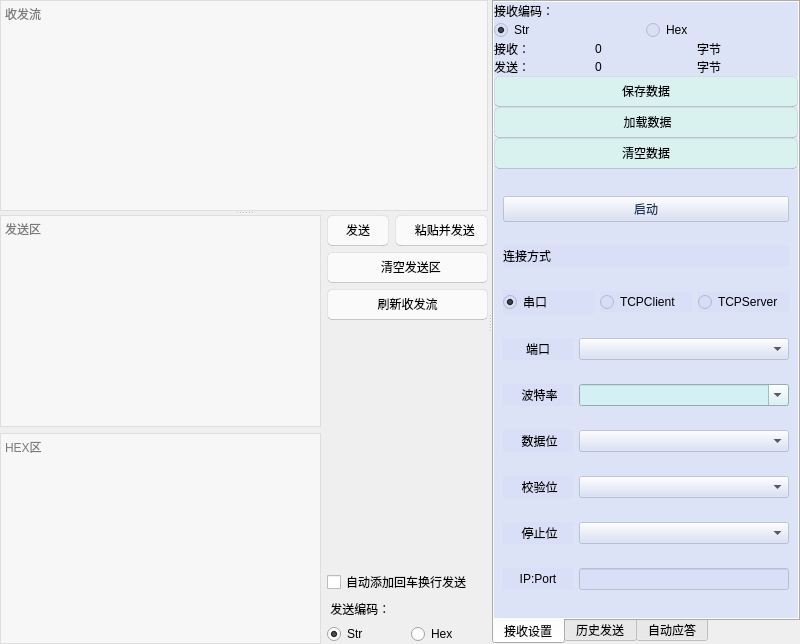
<?xml version="1.0" encoding="UTF-8"?>
<ui version="4.0">
 <class>ComTool</class>
 <widget class="RepeaterWidget" name="ComTool">
  <property name="geometry">
   <rect>
    <x>0</x>
    <y>0</y>
    <width>800</width>
    <height>644</height>
   </rect>
  </property>
  <property name="sizePolicy">
   <sizepolicy hsizetype="Preferred" vsizetype="Preferred">
    <horstretch>0</horstretch>
    <verstretch>4</verstretch>
   </sizepolicy>
  </property>
  <layout class="QGridLayout" name="gridLayout">
   <property name="leftMargin">
    <number>0</number>
   </property>
   <property name="topMargin">
    <number>0</number>
   </property>
   <property name="rightMargin">
    <number>0</number>
   </property>
   <property name="bottomMargin">
    <number>0</number>
   </property>
   <property name="spacing">
    <number>0</number>
   </property>
   <item row="0" column="0">
    <widget class="QSplitter" name="LRSplitter">
     <property name="orientation">
      <enum>Qt::Horizontal</enum>
     </property>
     <property name="opaqueResize">
      <bool>false</bool>
     </property>
     <property name="childrenCollapsible">
      <bool>true</bool>
     </property>
     <widget class="QWidget" name="horizontalLayoutWidget">
      <layout class="QVBoxLayout" name="verticalLayout_4">
       <property name="spacing">
        <number>0</number>
       </property>
       <item>
        <widget class="QSplitter" name="SendSplitter">
         <property name="sizePolicy">
          <sizepolicy hsizetype="Preferred" vsizetype="Preferred">
           <horstretch>0</horstretch>
           <verstretch>0</verstretch>
          </sizepolicy>
         </property>
         <property name="orientation">
          <enum>Qt::Vertical</enum>
         </property>
         <property name="opaqueResize">
          <bool>false</bool>
         </property>
         <widget class="QTextEdit" name="txtMain">
          <property name="enabled">
           <bool>true</bool>
          </property>
          <property name="maximumSize">
           <size>
            <width>16777215</width>
            <height>16777215</height>
           </size>
          </property>
          <property name="styleSheet">
           <string notr="true">background-color: rgba(255, 255, 255, 125);</string>
          </property>
          <property name="frameShape">
           <enum>QFrame::StyledPanel</enum>
          </property>
          <property name="verticalScrollBarPolicy">
           <enum>Qt::ScrollBarAsNeeded</enum>
          </property>
          <property name="horizontalScrollBarPolicy">
           <enum>Qt::ScrollBarAsNeeded</enum>
          </property>
          <property name="readOnly">
           <bool>true</bool>
          </property>
          <property name="placeholderText">
           <string>收发流</string>
          </property>
         </widget>
         <widget class="QWidget" name="horizontalLayoutWidget_2">
          <layout class="QHBoxLayout" name="horizontalLayout_8" stretch="2,1">
           <item>
            <layout class="QVBoxLayout" name="verticalLayout_12">
             <item>
              <widget class="QTextEditWithKey" name="SendDataEdit">
               <property name="styleSheet">
                <string notr="true">background-color: rgba(255, 255, 255, 125);</string>
               </property>
               <property name="placeholderText">
                <string>发送区</string>
               </property>
              </widget>
             </item>
             <item>
              <widget class="QTextEditWithKey" name="HEXEdit">
               <property name="styleSheet">
                <string notr="true">background-color: rgba(255, 255, 255, 125);</string>
               </property>
               <property name="placeholderText">
                <string>HEX区</string>
               </property>
              </widget>
             </item>
            </layout>
           </item>
           <item>
            <layout class="QVBoxLayout" name="verticalLayout_2">
             <item>
              <layout class="QHBoxLayout" name="horizontalLayout_5" stretch="1,1">
               <item>
                <widget class="QPushButton" name="btnSend">
                 <property name="minimumSize">
                  <size>
                   <width>0</width>
                   <height>0</height>
                  </size>
                 </property>
                 <property name="maximumSize">
                  <size>
                   <width>16777215</width>
                   <height>16777215</height>
                  </size>
                 </property>
                 <property name="styleSheet">
                  <string notr="true">QPushButton, ToolButton {
    color: black;
    background: rgba(255, 255, 255, 0.7);
    border: 1px solid rgba(0, 0, 0, 0.073);
    border-bottom: 1px solid rgba(0, 0, 0, 0.183);
    border-radius: 5px;
    font: 14px 'Segoe UI', 'Microsoft YaHei';
    padding: 5px 12px 6px 12px;
    outline: none;
}

ToolButton {
    padding: 5px 9px 6px 8px;
}

QPushButton[hasIcon=false] {
    padding: 5px 12px 6px 12px;
}

QPushButton[hasIcon=true] {
    padding: 5px 12px 6px 36px;
}

QPushButton:hover, ToolButton:hover {
    background: rgba(249, 249, 249, 0.5);
}

QPushButton:pressed, ToolButton:pressed {
    color: rgba(0, 0, 0, 0.63);
    background: rgba(249, 249, 249, 0.3);
    border-bottom: 1px solid rgba(0, 0, 0, 0.073);
}

QPushButton:disabled, ToolButton:disabled {
    color: rgba(0, 0, 0, 0.36);
    background: rgba(249, 249, 249, 0.3);
    border: 1px solid rgba(0, 0, 0, 0.06);
    border-bottom: 1px solid rgba(0, 0, 0, 0.06);
}</string>
                 </property>
                 <property name="text">
                  <string>发送</string>
                 </property>
                </widget>
               </item>
               <item>
                <widget class="QPushButton" name="btnPaste">
                 <property name="layoutDirection">
                  <enum>Qt::LeftToRight</enum>
                 </property>
                 <property name="styleSheet">
                  <string notr="true">QPushButton, ToolButton {
    color: black;
    background: rgba(255, 255, 255, 0.7);
    border: 1px solid rgba(0, 0, 0, 0.073);
    border-bottom: 1px solid rgba(0, 0, 0, 0.183);
    border-radius: 5px;
    font: 14px 'Segoe UI', 'Microsoft YaHei';
    padding: 5px 12px 6px 12px;
    outline: none;
}

ToolButton {
    padding: 5px 9px 6px 8px;
}

QPushButton[hasIcon=false] {
    padding: 5px 12px 6px 12px;
}

QPushButton[hasIcon=true] {
    padding: 5px 12px 6px 36px;
}

QPushButton:hover, ToolButton:hover {
    background: rgba(249, 249, 249, 0.5);
}

QPushButton:pressed, ToolButton:pressed {
    color: rgba(0, 0, 0, 0.63);
    background: rgba(249, 249, 249, 0.3);
    border-bottom: 1px solid rgba(0, 0, 0, 0.073);
}

QPushButton:disabled, ToolButton:disabled {
    color: rgba(0, 0, 0, 0.36);
    background: rgba(249, 249, 249, 0.3);
    border: 1px solid rgba(0, 0, 0, 0.06);
    border-bottom: 1px solid rgba(0, 0, 0, 0.06);
}</string>
                 </property>
                 <property name="text">
                  <string>  粘贴并发送</string>
                 </property>
                </widget>
               </item>
              </layout>
             </item>
             <item>
              <widget class="QPushButton" name="ClearSendDataEdit">
               <property name="styleSheet">
                <string notr="true">QPushButton, ToolButton {
    color: black;
    background: rgba(255, 255, 255, 0.7);
    border: 1px solid rgba(0, 0, 0, 0.073);
    border-bottom: 1px solid rgba(0, 0, 0, 0.183);
    border-radius: 5px;
    font: 14px 'Segoe UI', 'Microsoft YaHei';
    padding: 5px 12px 6px 12px;
    outline: none;
}

ToolButton {
    padding: 5px 9px 6px 8px;
}

QPushButton[hasIcon=false] {
    padding: 5px 12px 6px 12px;
}

QPushButton[hasIcon=true] {
    padding: 5px 12px 6px 36px;
}

QPushButton:hover, ToolButton:hover {
    background: rgba(249, 249, 249, 0.5);
}

QPushButton:pressed, ToolButton:pressed {
    color: rgba(0, 0, 0, 0.63);
    background: rgba(249, 249, 249, 0.3);
    border-bottom: 1px solid rgba(0, 0, 0, 0.073);
}

QPushButton:disabled, ToolButton:disabled {
    color: rgba(0, 0, 0, 0.36);
    background: rgba(249, 249, 249, 0.3);
    border: 1px solid rgba(0, 0, 0, 0.06);
    border-bottom: 1px solid rgba(0, 0, 0, 0.06);
}</string>
               </property>
               <property name="text">
                <string>  清空发送区</string>
               </property>
              </widget>
             </item>
             <item>
              <widget class="QPushButton" name="refreshLog">
               <property name="styleSheet">
                <string notr="true">QPushButton, ToolButton {
    color: black;
    background: rgba(255, 255, 255, 0.7);
    border: 1px solid rgba(0, 0, 0, 0.073);
    border-bottom: 1px solid rgba(0, 0, 0, 0.183);
    border-radius: 5px;
    font: 14px 'Segoe UI', 'Microsoft YaHei';
    padding: 5px 12px 6px 12px;
    outline: none;
}

ToolButton {
    padding: 5px 9px 6px 8px;
}

QPushButton[hasIcon=false] {
    padding: 5px 12px 6px 12px;
}

QPushButton[hasIcon=true] {
    padding: 5px 12px 6px 36px;
}

QPushButton:hover, ToolButton:hover {
    background: rgba(249, 249, 249, 0.5);
}

QPushButton:pressed, ToolButton:pressed {
    color: rgba(0, 0, 0, 0.63);
    background: rgba(249, 249, 249, 0.3);
    border-bottom: 1px solid rgba(0, 0, 0, 0.073);
}

QPushButton:disabled, ToolButton:disabled {
    color: rgba(0, 0, 0, 0.36);
    background: rgba(249, 249, 249, 0.3);
    border: 1px solid rgba(0, 0, 0, 0.06);
    border-bottom: 1px solid rgba(0, 0, 0, 0.06);
}</string>
               </property>
               <property name="text">
                <string>刷新收发流</string>
               </property>
              </widget>
             </item>
             <item>
              <spacer name="verticalSpacer_2">
               <property name="orientation">
                <enum>Qt::Vertical</enum>
               </property>
               <property name="sizeHint" stdset="0">
                <size>
                 <width>20</width>
                 <height>2</height>
                </size>
               </property>
              </spacer>
             </item>
             <item>
              <widget class="QtMaterialCheckBox" name="checkBox">
               <property name="text">
                <string>自动添加回车换行发送</string>
               </property>
              </widget>
             </item>
             <item>
              <widget class="QLabel" name="label">
               <property name="text">
                <string> 发送编码：</string>
               </property>
              </widget>
             </item>
             <item>
              <layout class="QHBoxLayout" name="horizontalLayout_3">
               <item>
                <widget class="QtMaterialRadioButton" name="ckStrSend">
                 <property name="text">
                  <string>Str</string>
                 </property>
                 <property name="checked">
                  <bool>true</bool>
                 </property>
                </widget>
               </item>
               <item>
                <widget class="QtMaterialRadioButton" name="ckHexSend">
                 <property name="text">
                  <string>Hex</string>
                 </property>
                </widget>
               </item>
              </layout>
             </item>
            </layout>
           </item>
          </layout>
         </widget>
        </widget>
       </item>
      </layout>
     </widget>
     <widget class="QWidget" name="widgetRight" native="true">
      <property name="sizePolicy">
       <sizepolicy hsizetype="Preferred" vsizetype="Preferred">
        <horstretch>0</horstretch>
        <verstretch>0</verstretch>
       </sizepolicy>
      </property>
      <property name="minimumSize">
       <size>
        <width>0</width>
        <height>0</height>
       </size>
      </property>
      <property name="maximumSize">
       <size>
        <width>16777215</width>
        <height>16777215</height>
       </size>
      </property>
      <property name="sizeIncrement">
       <size>
        <width>300</width>
        <height>0</height>
       </size>
      </property>
      <property name="baseSize">
       <size>
        <width>300</width>
        <height>0</height>
       </size>
      </property>
      <property name="styleSheet">
       <string notr="true"/>
      </property>
      <layout class="QHBoxLayout" name="horizontalLayout_2">
       <property name="leftMargin">
        <number>0</number>
       </property>
       <property name="topMargin">
        <number>0</number>
       </property>
       <property name="rightMargin">
        <number>0</number>
       </property>
       <property name="bottomMargin">
        <number>0</number>
       </property>
       <item>
        <widget class="QTabWidget" name="tabWidget">
         <property name="styleSheet">
          <string notr="true"/>
         </property>
         <property name="tabPosition">
          <enum>QTabWidget::South</enum>
         </property>
         <property name="currentIndex">
          <number>0</number>
         </property>
         <widget class="QWidget" name="RecieveSetting">
          <property name="styleSheet">
           <string notr="true">background-color: rgba(211, 219, 245,130);</string>
          </property>
          <attribute name="title">
           <string>接收设置</string>
          </attribute>
          <layout class="QVBoxLayout" name="verticalLayout_3">
           <property name="spacing">
            <number>0</number>
           </property>
           <property name="leftMargin">
            <number>0</number>
           </property>
           <property name="topMargin">
            <number>0</number>
           </property>
           <property name="rightMargin">
            <number>0</number>
           </property>
           <property name="bottomMargin">
            <number>0</number>
           </property>
           <item>
            <widget class="QLabel" name="label_2">
             <property name="text">
              <string>接收编码：</string>
             </property>
            </widget>
           </item>
           <item>
            <layout class="QHBoxLayout" name="horizontalLayout_4">
             <item>
              <widget class="QtMaterialRadioButton" name="radioButton_3">
               <property name="text">
                <string>Str</string>
               </property>
               <property name="checked">
                <bool>true</bool>
               </property>
              </widget>
             </item>
             <item>
              <widget class="QtMaterialRadioButton" name="ckHexReceive">
               <property name="text">
                <string>Hex</string>
               </property>
              </widget>
             </item>
            </layout>
           </item>
           <item>
            <layout class="QHBoxLayout" name="horizontalLayout_9">
             <item>
              <widget class="QLabel" name="label_13">
               <property name="text">
                <string>接收：</string>
               </property>
              </widget>
             </item>
             <item>
              <widget class="QLabel" name="rec_cnt">
               <property name="text">
                <string>0</string>
               </property>
              </widget>
             </item>
             <item>
              <widget class="QLabel" name="rec_word">
               <property name="text">
                <string>字节</string>
               </property>
              </widget>
             </item>
            </layout>
           </item>
           <item>
            <layout class="QHBoxLayout" name="horizontalLayout_7">
             <item>
              <widget class="QLabel" name="send_word">
               <property name="text">
                <string>发送：</string>
               </property>
              </widget>
             </item>
             <item>
              <widget class="QLabel" name="send_cnt">
               <property name="text">
                <string>0</string>
               </property>
              </widget>
             </item>
             <item>
              <widget class="QLabel" name="label_10">
               <property name="text">
                <string>字节</string>
               </property>
              </widget>
             </item>
            </layout>
           </item>
           <item>
            <widget class="QPushButton" name="btnSave">
             <property name="styleSheet">
              <string notr="true">QPushButton, ToolButton {
    color: black;
    background: rgba(211, 245, 237, 0.7);
    border: 1px solid rgba(0, 0, 0, 0.073);
    border-bottom: 1px solid rgba(0, 0, 0, 0.183);
    border-radius: 5px;
    font: 14px 'Segoe UI', 'Microsoft YaHei';
    padding: 5px 12px 6px 12px;
    outline: none;
}

ToolButton {
    padding: 5px 9px 6px 8px;
}

QPushButton[hasIcon=false] {
    padding: 5px 12px 6px 12px;
}

QPushButton[hasIcon=true] {
    padding: 5px 12px 6px 36px;
}

QPushButton:hover, ToolButton:hover {
    background: rgba(249, 249, 249, 0.5);
}

QPushButton:pressed, ToolButton:pressed {
    color: rgba(0, 0, 0, 0.63);
    background: rgba(249, 249, 249, 0.3);
    border-bottom: 1px solid rgba(0, 0, 0, 0.073);
}

QPushButton:disabled, ToolButton:disabled {
    color: rgba(0, 0, 0, 0.36);
    background: rgba(249, 249, 249, 0.3);
    border: 1px solid rgba(0, 0, 0, 0.06);
    border-bottom: 1px solid rgba(0, 0, 0, 0.06);
}</string>
             </property>
             <property name="text">
              <string>保存数据</string>
             </property>
            </widget>
           </item>
           <item>
            <widget class="QPushButton" name="btnLoadData">
             <property name="styleSheet">
              <string notr="true">QPushButton, ToolButton {
    color: black;
    background: rgba(211, 245, 237, 0.7);
    border: 1px solid rgba(0, 0, 0, 0.073);
    border-bottom: 1px solid rgba(0, 0, 0, 0.183);
    border-radius: 5px;
    font: 14px 'Segoe UI', 'Microsoft YaHei';
    padding: 5px 12px 6px 12px;
    outline: none;
}

ToolButton {
    padding: 5px 9px 6px 8px;
}

QPushButton[hasIcon=false] {
    padding: 5px 12px 6px 12px;
}

QPushButton[hasIcon=true] {
    padding: 5px 12px 6px 36px;
}

QPushButton:hover, ToolButton:hover {
    background: rgba(249, 249, 249, 0.5);
}

QPushButton:pressed, ToolButton:pressed {
    color: rgba(0, 0, 0, 0.63);
    background: rgba(249, 249, 249, 0.3);
    border-bottom: 1px solid rgba(0, 0, 0, 0.073);
}

QPushButton:disabled, ToolButton:disabled {
    color: rgba(0, 0, 0, 0.36);
    background: rgba(249, 249, 249, 0.3);
    border: 1px solid rgba(0, 0, 0, 0.06);
    border-bottom: 1px solid rgba(0, 0, 0, 0.06);
}</string>
             </property>
             <property name="text">
              <string> 加载数据</string>
             </property>
            </widget>
           </item>
           <item>
            <widget class="QPushButton" name="btnClear">
             <property name="styleSheet">
              <string notr="true">QPushButton, ToolButton {
    color: black;
    background: rgba(211, 245, 237, 0.7);
    border: 1px solid rgba(0, 0, 0, 0.073);
    border-bottom: 1px solid rgba(0, 0, 0, 0.183);
    border-radius: 5px;
    font: 14px 'Segoe UI', 'Microsoft YaHei';
    padding: 5px 12px 6px 12px;
    outline: none;
}

ToolButton {
    padding: 5px 9px 6px 8px;
}

QPushButton[hasIcon=false] {
    padding: 5px 12px 6px 12px;
}

QPushButton[hasIcon=true] {
    padding: 5px 12px 6px 36px;
}

QPushButton:hover, ToolButton:hover {
    background: rgba(249, 249, 249, 0.5);
}

QPushButton:pressed, ToolButton:pressed {
    color: rgba(0, 0, 0, 0.63);
    background: rgba(249, 249, 249, 0.3);
    border-bottom: 1px solid rgba(0, 0, 0, 0.073);
}

QPushButton:disabled, ToolButton:disabled {
    color: rgba(0, 0, 0, 0.36);
    background: rgba(249, 249, 249, 0.3);
    border: 1px solid rgba(0, 0, 0, 0.06);
    border-bottom: 1px solid rgba(0, 0, 0, 0.06);
}</string>
             </property>
             <property name="text">
              <string>清空数据</string>
             </property>
            </widget>
           </item>
           <item>
            <widget class="QWidget" name="verticalWidget" native="true">
             <property name="styleSheet">
              <string notr="true"/>
             </property>
             <layout class="QVBoxLayout" name="verticalLayout_5" stretch="2,1,2,2,2,2,2,2,0">
              <item>
               <widget class="QtMaterialRaisedButton" name="StartTool">
                <property name="styleSheet">
                 <string notr="true">color: rgb(27, 54, 92);
</string>
                </property>
                <property name="text">
                 <string>启动</string>
                </property>
               </widget>
              </item>
              <item>
               <widget class="QLabel" name="label_9">
                <property name="minimumSize">
                 <size>
                  <width>0</width>
                  <height>0</height>
                 </size>
                </property>
                <property name="maximumSize">
                 <size>
                  <width>16777215</width>
                  <height>20</height>
                 </size>
                </property>
                <property name="text">
                 <string>连接方式</string>
                </property>
               </widget>
              </item>
              <item>
               <layout class="QHBoxLayout" name="horizontalLayout_13">
                <item>
                 <widget class="QtMaterialRadioButton" name="COMButton">
                  <property name="text">
                   <string>串口</string>
                  </property>
                  <property name="checked">
                   <bool>true</bool>
                  </property>
                 </widget>
                </item>
                <item>
                 <widget class="QtMaterialRadioButton" name="TCPClientButton">
                  <property name="text">
                   <string>TCPClient</string>
                  </property>
                  <property name="iconSize">
                   <size>
                    <width>16</width>
                    <height>16</height>
                   </size>
                  </property>
                 </widget>
                </item>
                <item>
                 <widget class="QtMaterialRadioButton" name="TCPServerButton">
                  <property name="text">
                   <string>TCPServer</string>
                  </property>
                 </widget>
                </item>
               </layout>
              </item>
              <item>
               <layout class="QHBoxLayout" name="COMLayout" stretch="1,3">
                <item>
                 <widget class="QLabel" name="label_3">
                  <property name="layoutDirection">
                   <enum>Qt::LeftToRight</enum>
                  </property>
                  <property name="text">
                   <string>端口</string>
                  </property>
                  <property name="alignment">
                   <set>Qt::AlignCenter</set>
                  </property>
                 </widget>
                </item>
                <item>
                 <widget class="QComboBox" name="COMCombo">
                  <property name="styleSheet">
                   <string notr="true"/>
                  </property>
                 </widget>
                </item>
               </layout>
              </item>
              <item>
               <layout class="QHBoxLayout" name="BandLayout" stretch="1,3">
                <item>
                 <widget class="QLabel" name="label_4">
                  <property name="text">
                   <string> 波特率</string>
                  </property>
                  <property name="alignment">
                   <set>Qt::AlignCenter</set>
                  </property>
                 </widget>
                </item>
                <item>
                 <widget class="QComboBox" name="BandCombo">
                  <property name="styleSheet">
                   <string notr="true">QComboBox {
    background-color: #D3F1F5; /* 下拉框背景颜色设置为白色 */
}
QComboBox QScrollBar::handle:vertical {
    background-color: #95CBF5; /* 滚动条手柄背景颜色为#b2bdaf */
}</string>
                  </property>
                  <property name="editable">
                   <bool>true</bool>
                  </property>
                 </widget>
                </item>
               </layout>
              </item>
              <item>
               <layout class="QHBoxLayout" name="DataBitLayout" stretch="1,3">
                <item>
                 <widget class="QLabel" name="label_5">
                  <property name="text">
                   <string> 数据位</string>
                  </property>
                  <property name="alignment">
                   <set>Qt::AlignCenter</set>
                  </property>
                 </widget>
                </item>
                <item>
                 <widget class="QComboBox" name="DataBitCombo"/>
                </item>
               </layout>
              </item>
              <item>
               <layout class="QHBoxLayout" name="ParityBitLayout" stretch="1,3">
                <item>
                 <widget class="QLabel" name="label_7">
                  <property name="text">
                   <string> 校验位</string>
                  </property>
                  <property name="alignment">
                   <set>Qt::AlignCenter</set>
                  </property>
                 </widget>
                </item>
                <item>
                 <widget class="QComboBox" name="ParityBitCombo"/>
                </item>
               </layout>
              </item>
              <item>
               <layout class="QHBoxLayout" name="StopBitLayout" stretch="1,3">
                <item>
                 <widget class="QLabel" name="label_8">
                  <property name="text">
                   <string> 停止位</string>
                  </property>
                  <property name="alignment">
                   <set>Qt::AlignCenter</set>
                  </property>
                 </widget>
                </item>
                <item>
                 <widget class="QComboBox" name="StopBitCombo"/>
                </item>
               </layout>
              </item>
              <item>
               <layout class="QHBoxLayout" name="IPLayout" stretch="1,3">
                <item>
                 <widget class="QLabel" name="label_6">
                  <property name="text">
                   <string>IP:Port</string>
                  </property>
                  <property name="alignment">
                   <set>Qt::AlignCenter</set>
                  </property>
                 </widget>
                </item>
                <item>
                 <widget class="QLineEdit" name="IPLine"/>
                </item>
               </layout>
              </item>
             </layout>
            </widget>
           </item>
          </layout>
         </widget>
         <widget class="QWidget" name="HistorySend">
          <attribute name="title">
           <string>历史发送</string>
          </attribute>
          <layout class="QVBoxLayout" name="verticalLayout_6">
           <property name="leftMargin">
            <number>0</number>
           </property>
           <property name="topMargin">
            <number>0</number>
           </property>
           <property name="rightMargin">
            <number>0</number>
           </property>
           <property name="bottomMargin">
            <number>0</number>
           </property>
           <item>
            <widget class="QTableWidget" name="historyTable">
             <property name="selectionBehavior">
              <enum>QAbstractItemView::SelectRows</enum>
             </property>
             <column>
              <property name="text">
               <string>信息</string>
              </property>
             </column>
             <column>
              <property name="text">
               <string>最后发送时间</string>
              </property>
             </column>
             <column>
              <property name="text">
               <string>发送次数</string>
              </property>
             </column>
             <column>
              <property name="text">
               <string>格式</string>
              </property>
             </column>
            </widget>
           </item>
           <item>
            <widget class="QPushButton" name="clearHistorySend">
             <property name="text">
              <string> 清空历史记录</string>
             </property>
            </widget>
           </item>
          </layout>
         </widget>
         <widget class="QWidget" name="AutoReply">
          <attribute name="title">
           <string>自动应答</string>
          </attribute>
          <layout class="QVBoxLayout" name="verticalLayout">
           <property name="spacing">
            <number>0</number>
           </property>
           <property name="leftMargin">
            <number>0</number>
           </property>
           <property name="topMargin">
            <number>0</number>
           </property>
           <property name="rightMargin">
            <number>0</number>
           </property>
           <property name="bottomMargin">
            <number>0</number>
           </property>
           <item>
            <widget class="QTableWidget" name="historyTable_2">
             <property name="selectionBehavior">
              <enum>QAbstractItemView::SelectRows</enum>
             </property>
             <column>
              <property name="text">
               <string>状态</string>
              </property>
             </column>
             <column>
              <property name="text">
               <string>触发条件</string>
              </property>
             </column>
             <column>
              <property name="text">
               <string>触发内容</string>
              </property>
             </column>
             <column>
              <property name="text">
               <string>发送内容</string>
              </property>
             </column>
             <column>
              <property name="text">
               <string>触发次数</string>
              </property>
             </column>
            </widget>
           </item>
          </layout>
         </widget>
        </widget>
       </item>
      </layout>
     </widget>
    </widget>
   </item>
  </layout>
 </widget>
 <customwidgets>
  <customwidget>
   <class>RepeaterWidget</class>
   <extends>QWidget</extends>
   <header>repeaterwidget.h</header>
   <container>1</container>
  </customwidget>
  <customwidget>
   <class>QtMaterialCheckBox</class>
   <extends>QCheckBox</extends>
   <header>qtmaterialcheckbox.h</header>
  </customwidget>
  <customwidget>
   <class>QtMaterialRadioButton</class>
   <extends>QRadioButton</extends>
   <header>qtmaterialradiobutton.h</header>
  </customwidget>
  <customwidget>
   <class>QTextEditWithKey</class>
   <extends>QTextEdit</extends>
   <header>QTextEditWithKey.h</header>
  </customwidget>
  <customwidget>
   <class>QtMaterialRaisedButton</class>
   <extends>QPushButton</extends>
   <header location="global">qtmaterialraisedbutton.h</header>
  </customwidget>
 </customwidgets>
 <resources/>
 <connections/>
</ui>
